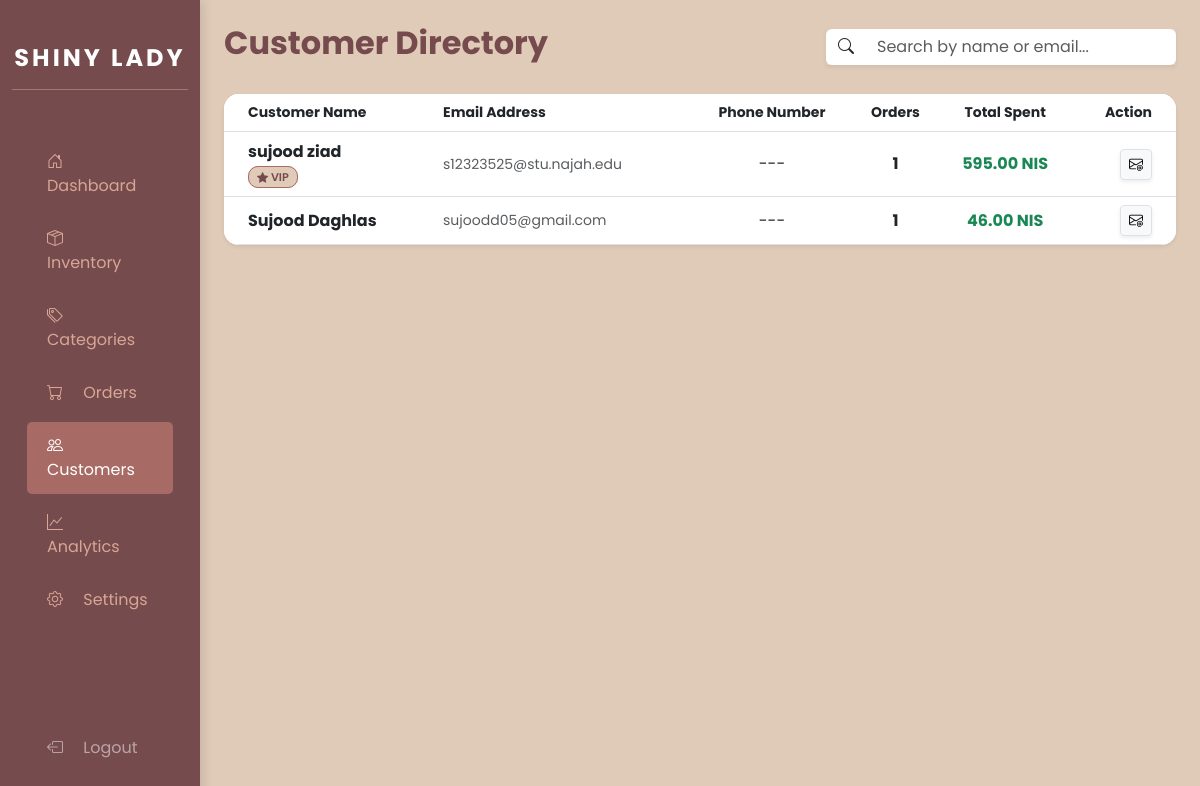
Page /web2026/admin/customers.php on the committed database.
### tables this page shows
CREATE TABLE `users` (
  `id` int(11) NOT NULL,
  `full_name` varchar(255) NOT NULL,
  `email` varchar(255) NOT NULL,
  `phone` varchar(20) DEFAULT NULL,
  `password` varchar(255) NOT NULL,
  `created_at` timestamp NOT NULL DEFAULT current_timestamp()
);

### web2026/admin/customers.php (the view, shortened to what this page needs)
<?php
global $conn;
$query = "SELECT u.*,
          COUNT(o.id) as total_orders,
          IFNULL(SUM(o.total_amount), 0) as total_spent
          FROM users u
          LEFT JOIN `orders` o ON u.full_name = o.customer_name
          GROUP BY u.id
          ORDER BY total_spent DESC";
$result = mysqli_query($conn, $query);
?>
<!DOCTYPE html>
<html lang="en">
<head>
    <link rel="stylesheet" href="https://cdn.jsdelivr.net/npm/bootstrap@5.3.0/dist/css/bootstrap.min.css">
    <link rel="stylesheet" href="https://cdn.jsdelivr.net/npm/bootstrap-icons@1.11.0/font/bootstrap-icons.css">
    <link rel="stylesheet" href="css/admin-style.css">
</head>
<body>
<div class="container-fluid">
    <div class="row flex-column flex-md-row">
        <nav class="col-md-2 d-none d-md-block sidebar">
            <div class="text-center mb-5">
                <h4 class="fw-bold mt-4 text-white" style="letter-spacing: 3px;">SHINY LADY</h4>
                <hr style="color: var(--rosewater); opacity: 0.5;">
            </div>
            <a href="index.php"><i class="bi bi-house-door me-3"></i> Dashboard</a>
            <a href="inventory.php"><i class="bi bi-box-seam me-3"></i> Inventory</a>
            <a href="categories.php"><i class="bi bi-tags me-3"></i> Categories</a>
            <a href="orders.php"><i class="bi bi-cart me-3"></i> Orders</a>
            <a href="customers.php" class="active"><i class="bi bi-people me-3"></i> Customers</a>
            <a href="analytics.php"><i class="bi bi-graph-up me-3"></i> Analytics</a>
            <a href="settings.php"><i class="bi bi-gear me-3"></i> Settings</a>
            <div style="margin-top: 100px; padding-bottom: 30px;">
                <a href="login.php" onclick="return confirm('Are you sure you want to logout?')" class="text-white-50">
                    <i class="bi bi-box-arrow-left me-3"></i> Logout
                </a>
            </div>
        </nav>
        <main class="col-md-10 ms-sm-auto px-md-4 py-4">
            <div class="d-flex justify-content-between align-items-center mb-4">
                <h2 class="fw-bold text-plum-wine">Customer Directory</h2>
                <div class="search-container input-group shadow-sm">
                    <span class="input-group-text bg-white border-0"><i class="bi bi-search"></i></span>
                    <input type="text" id="custSearch" class="form-control border-0 shadow-none" placeholder="Search by name or email...">
                </div>
            </div>
            <div class="card shadow-sm border-0" style="border-radius: 15px; overflow: hidden;">
                <div class="table-responsive">
                    <table class="table align-middle mb-0">
                        <thead class="bg-light">
                        <tr class="small text-muted">
                            <th class="ps-4">Customer Name</th>
                            <th>Email Address</th>
                            <th class="text-center">Phone Number</th>
                            <th class="text-center">Orders</th>
                            <th class="text-center">Total Spent</th>
                            <th class="text-end pe-4">Action</th>
                        </tr>
                        </thead>
                        <tbody id="custTableBody">
                        <?php if(mysqli_num_rows($result) > 0): ?>
                            <?php while($user = mysqli_fetch_assoc($result)): ?>
                                <tr class="cust-row">
                                    <td class="ps-4">
                                        <div class="fw-bold text-plum-wine customer-name"><?php echo htmlspecialchars($user['full_name']); ?></div>
                                        <?php if($user['total_spent'] >= 500): ?>
                                            <span class="vip-badge"><i class="bi bi-star-fill"></i> VIP</span>
                                        <?php endif; ?>
                                    </td>
                                    <td class="text-muted small"><?php echo htmlspecialchars($user['email']); ?></td>
                                    <td class="text-center">
                                        <span class="text-plum-wine"><?php echo !empty($user['phone']) ? $user['phone'] : '---'; ?></span>
                                    </td>
                                    <td class="text-center fw-bold"><?php echo $user['total_orders']; ?></td>
                                    <td class="text-center text-success fw-bold"><?php echo number_format($user['total_spent'], 2); ?> NIS</td>
                                    <td class="text-end pe-4">
                                        <a href="https://mail.google.com/mail/?view=cm&fs=1&to=<?php echo $user['email']; ?>"
                                           target="_blank"
                                           class="btn btn-sm btn-light border shadow-sm"
                                           title="Send Email via Gmail">
                                            <i class="bi bi-envelope-at text-plum-wine"></i>
                                        </a>
                                    </td>
                                </tr>
                            <?php endwhile; ?>
                        <?php else: ?>
                            <tr><td colspan="6" class="text-center py-5">No registered customers yet.</td></tr>
                        <?php endif; ?>
                        </tbody>
                    </table>
                </div>
            </div>
        </main>
    </div>
</div>
</body>
</html>

### web2026/admin/css/admin-style.css (style rules this page uses)
:root { --plum-wine: #754B4D; --copper-rose: #A86A65; --dusty-rose: #AB8882; --rosewater: #D8A694; --china-doll: #E0CBB9; --white: #ffffff; }
body { font-family: 'Poppins', sans-serif; background-color: var(--china-doll); color: var(--plum-wine); }
.sidebar { background-color: var(--plum-wine); min-height: 100vh; padding-top: 20px; box-shadow: 4px 0 10px rgba(0,0,0,0.1); }
.sidebar a { color: var(--rosewater); padding: 12px 20px; display: block; text-decoration: none; font-weight: 400; transition: 0.3s; margin: 5px 15px; border-radius: 5px; }
.sidebar a:hover, .sidebar a.active { background-color: var(--copper-rose); color: var(--white); }
.card { border: none; border-radius: 12px; background: var(--white); box-shadow: 0 4px 12px rgba(117, 75, 77, 0.1); }
.table thead { background-color: var(--rosewater); color: var(--plum-wine); }
.table tbody { background-color: var(--white); }

### web2026/admin/customers.php (style rules this page uses)
.search-container { max-width: 350px; }
.vip-badge { background-color: var(--china-doll); color: var(--plum-wine); font-weight: 600; font-size: 0.7rem; padding: 2px 8px; border-radius: 10px; border: 1px solid var(--copper-rose); }

### rows in the picture
users: full_name "sujood ziad", shows "VIP", email "s12323525@stu.najah.edu", total_orders "1", total_spent "595.00"
users: full_name "Sujood Daghlas", email "sujoodd05@gmail.com", total_orders "1", total_spent "46.00"
